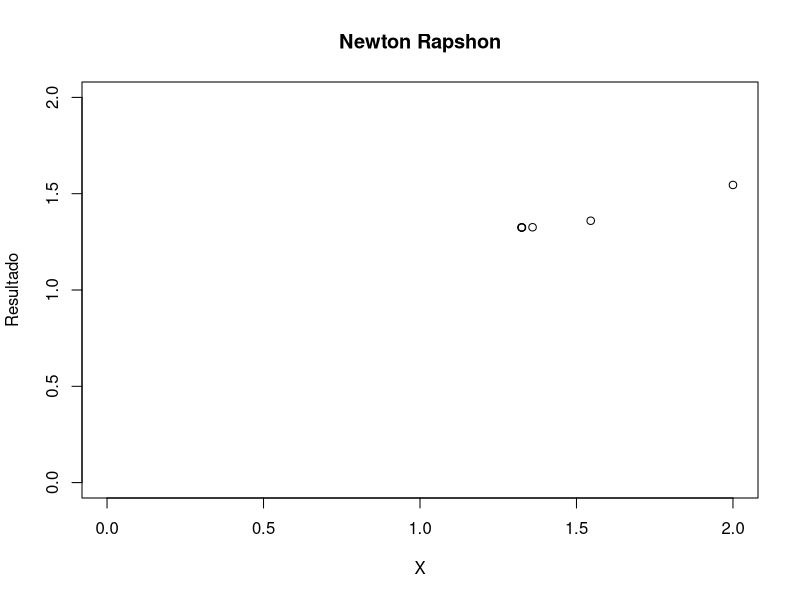

Generate this figure with R:
newton_rapshon = function( valor,tol){
  
  aux=valor
  num=0
  derivada=0
  #####
  plot(x = 1,                 
       xlab = "X", 
       ylab = "Resultado",
       xlim = c(0, 2), 
       ylim = c(0, 2),
       main = "Newton Rapshon",
       type = "n")
  
  #####

  repeat{
    #resultado=aux-((cos(aux)^2-aux^2)/(-2*aux-2*cos(aux)*sin(aux)))
    #resultado=aux-((cos(aux)-aux)/(sin(aux)+1))
    resultado=aux-((aux^3 -aux-1)/(3*aux^2 -1))
    
    
    num=num+1
    #funcion=cos(aux)^2-aux^2
    #funcion=cos(aux)-aux
    funcion=aux^3 -aux-1
    if(funcion==0){
      break;
    }else{
      #derivada=-2*aux-2*cos(aux)*sin(aux)
      #derivada=sin(aux)+1
      derivada=3*aux^2 -1
      if(derivada==0)
        break;
    }
    if(abs(resultado-aux) < 10^(tol)){
      break;
    }else{
      cat ("Resultado:",resultado, "valor de x",aux,"valor de f(x)",funcion,"valor f'(x)",derivada,"iteraciones",num,"\n")
      #cat ("Resultado:",resultado, "valor de x",aux,"\n")
      points(x = aux, y = resultado)
    }
    if(num>100)
      break;
    aux=resultado
  }
}
# 10???8; 10???16; 10???32; 10???56;
x0 = 2
tol=-56
#f x^3-x-1
#f' 3x^2-1 
newton_rapshon (x0,tol)


